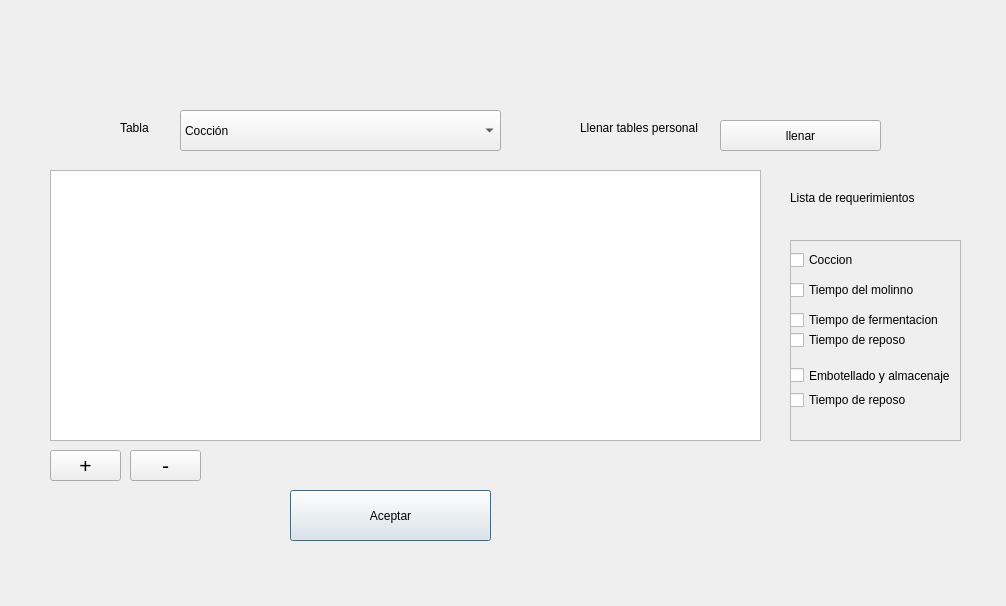
<?xml version="1.0" encoding="UTF-8"?>
<ui version="4.0">
 <class>Dialog</class>
 <widget class="QDialog" name="Dialog">
  <property name="geometry">
   <rect>
    <x>0</x>
    <y>0</y>
    <width>1006</width>
    <height>606</height>
   </rect>
  </property>
  <property name="windowTitle">
   <string>Dialog</string>
  </property>
  <widget class="QTableWidget" name="tabla">
   <property name="geometry">
    <rect>
     <x>50</x>
     <y>170</y>
     <width>711</width>
     <height>271</height>
    </rect>
   </property>
  </widget>
  <widget class="QLabel" name="label">
   <property name="geometry">
    <rect>
     <x>790</x>
     <y>190</y>
     <width>151</width>
     <height>16</height>
    </rect>
   </property>
   <property name="text">
    <string>Lista de requerimientos</string>
   </property>
  </widget>
  <widget class="QFrame" name="requisitos_frame">
   <property name="geometry">
    <rect>
     <x>790</x>
     <y>240</y>
     <width>171</width>
     <height>201</height>
    </rect>
   </property>
   <property name="frameShape">
    <enum>QFrame::StyledPanel</enum>
   </property>
   <property name="frameShadow">
    <enum>QFrame::Raised</enum>
   </property>
   <widget class="QCheckBox" name="checkBox">
    <property name="geometry">
     <rect>
      <x>0</x>
      <y>10</y>
      <width>81</width>
      <height>20</height>
     </rect>
    </property>
    <property name="text">
     <string>Coccion</string>
    </property>
   </widget>
   <widget class="QCheckBox" name="checkBox_2">
    <property name="geometry">
     <rect>
      <x>0</x>
      <y>40</y>
      <width>141</width>
      <height>20</height>
     </rect>
    </property>
    <property name="text">
     <string>Tiempo del molinno</string>
    </property>
   </widget>
   <widget class="QCheckBox" name="checkBox_3">
    <property name="geometry">
     <rect>
      <x>0</x>
      <y>70</y>
      <width>151</width>
      <height>20</height>
     </rect>
    </property>
    <property name="text">
     <string>Tiempo de fermentacion</string>
    </property>
   </widget>
   <widget class="QCheckBox" name="checkBox_4">
    <property name="geometry">
     <rect>
      <x>0</x>
      <y>90</y>
      <width>141</width>
      <height>20</height>
     </rect>
    </property>
    <property name="text">
     <string>Tiempo de reposo</string>
    </property>
   </widget>
   <widget class="QCheckBox" name="checkBox_5">
    <property name="geometry">
     <rect>
      <x>0</x>
      <y>120</y>
      <width>171</width>
      <height>31</height>
     </rect>
    </property>
    <property name="text">
     <string>Embotellado y almacenaje</string>
    </property>
   </widget>
   <widget class="QCheckBox" name="checkBox_6">
    <property name="geometry">
     <rect>
      <x>0</x>
      <y>150</y>
      <width>141</width>
      <height>20</height>
     </rect>
    </property>
    <property name="text">
     <string>Tiempo de reposo</string>
    </property>
   </widget>
  </widget>
  <widget class="QComboBox" name="tablas_opcion">
   <property name="geometry">
    <rect>
     <x>180</x>
     <y>110</y>
     <width>321</width>
     <height>41</height>
    </rect>
   </property>
   <item>
    <property name="text">
     <string>Cocción</string>
    </property>
   </item>
   <item>
    <property name="text">
     <string>Tiempo de molino</string>
    </property>
   </item>
   <item>
    <property name="text">
     <string>Tiempo de fermentacion</string>
    </property>
   </item>
   <item>
    <property name="text">
     <string>Tiempo de reposo</string>
    </property>
   </item>
   <item>
    <property name="text">
     <string>Embotellado y almacenaje</string>
    </property>
   </item>
  </widget>
  <widget class="QLabel" name="label_2">
   <property name="geometry">
    <rect>
     <x>120</x>
     <y>120</y>
     <width>151</width>
     <height>16</height>
    </rect>
   </property>
   <property name="text">
    <string>Tabla</string>
   </property>
  </widget>
  <widget class="QPushButton" name="Aceptar">
   <property name="geometry">
    <rect>
     <x>290</x>
     <y>490</y>
     <width>201</width>
     <height>51</height>
    </rect>
   </property>
   <property name="text">
    <string>Aceptar</string>
   </property>
  </widget>
  <widget class="QPushButton" name="btnmas">
   <property name="geometry">
    <rect>
     <x>50</x>
     <y>450</y>
     <width>71</width>
     <height>31</height>
    </rect>
   </property>
   <property name="font">
    <font>
     <pointsize>16</pointsize>
    </font>
   </property>
   <property name="text">
    <string>+</string>
   </property>
  </widget>
  <widget class="QPushButton" name="btnmenos">
   <property name="geometry">
    <rect>
     <x>130</x>
     <y>450</y>
     <width>71</width>
     <height>31</height>
    </rect>
   </property>
   <property name="font">
    <font>
     <pointsize>16</pointsize>
    </font>
   </property>
   <property name="text">
    <string>-</string>
   </property>
  </widget>
  <widget class="QLabel" name="label_3">
   <property name="geometry">
    <rect>
     <x>580</x>
     <y>120</y>
     <width>151</width>
     <height>16</height>
    </rect>
   </property>
   <property name="text">
    <string>Llenar tables personal </string>
   </property>
  </widget>
  <widget class="QPushButton" name="Aceptar_2">
   <property name="geometry">
    <rect>
     <x>720</x>
     <y>120</y>
     <width>161</width>
     <height>31</height>
    </rect>
   </property>
   <property name="text">
    <string>llenar</string>
   </property>
  </widget>
 </widget>
 <resources/>
 <connections/>
</ui>
